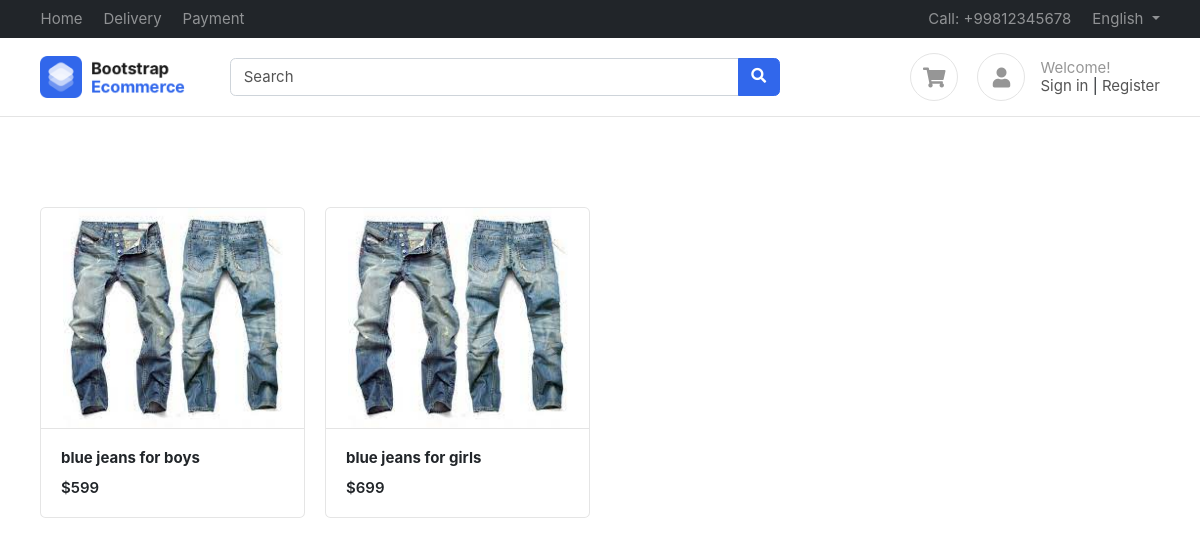
The page / on the database its author committed.
### products/models.py (models this page shows, shortened)
class Product(BaseModel):
    product_name=models.CharField(max_length=100)
    category=models.ForeignKey(Category,on_delete=models.CASCADE,related_name='products')
    price=models.IntegerField()
    slug=models.SlugField(unique=True,blank=True,null=True)
    product_description=models.TextField()
    color_variant=models.ManyToManyField(ColorVariant,blank=True)
    size_variant=models.ManyToManyField(SizeVariant,blank=True)

class ProductImage(BaseModel):
    product=models.ForeignKey(Product, on_delete=models.CASCADE,related_name='product_images')
    image=models.ImageField(upload_to='product')

### home/views.py (the view)
# urls.py: path('' , index , name='index'),
def index(request):
    products=Product.objects.all()
    data={
        'products':products
    }
    return render(request,'home/index.html',data)

### templates/home/index.html
{% extends 'base/base.html' %}
{% block start %}
<div class="container mt-5 pt-5">
    <div class="row">
        {% for product in products %}
        <div class="col-md-3">
            <figure class="card card-product-grid">
                <div class="img-wrap"> <img src="/media/{{product.product_images.first.image}}"> </div>
                <figcaption class="info-wrap border-top">
                    <a href="{% url 'get_products' product.slug%}" class="title"><b>{{product.product_name}}</b></a>
                    <div class="price mt-2">${{product.price}}</div>
                </figcaption>
            </figure>
        </div>
        {% endfor %}
    </div>
    </div>
{% endblock%}

### public/static/css/ui.css (style rules this page uses)
html { font-family: 'Inter', sans-serif; font-size: 15px; }
.img-wrap { text-align: center; display: block; }
.img-wrap img { max-width: 100%; }
figure { margin-bottom: 0; }
.card .title { color: #212529; }
[class*='card-product'] a.title { color: #212529; display: block; }
[class*='card-product'] .img-wrap { overflow: hidden; position: relative; }
[class*='card-product'] .img-wrap img { height: 100%; max-width: 100%; width: auto; display: inline-block; object-fit: cover; }
.card-product-grid { margin-bottom: 20px; }
.card-product-grid .img-wrap { border-radius: 0.2rem 0.2rem 0 0; height: 220px; }
.card-product-grid .info-wrap { overflow: hidden; padding: 18px 20px; }
.card .img-wrap { overflow: hidden; }
.price { font-weight: 600; color: #212529; }

### rows shown on the page
Product: product_images.first.image (picture), product_name "blue jeans for boys", price "599"
Product: product_images.first.image (picture), product_name "blue jeans for girls", price "699"
